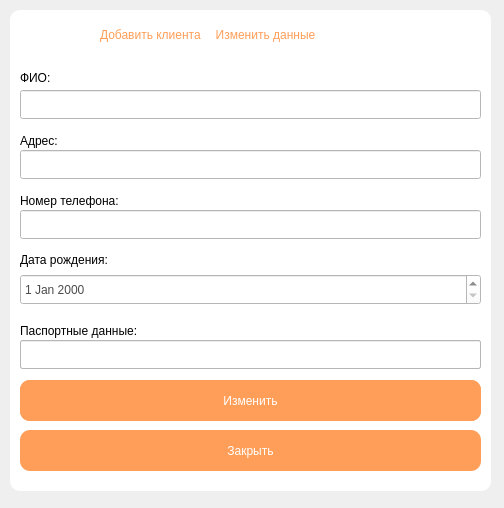
<?xml version="1.0" encoding="UTF-8"?>
<ui version="4.0">
 <class>Form112</class>
 <widget class="QWidget" name="Form112">
  <property name="geometry">
   <rect>
    <x>0</x>
    <y>0</y>
    <width>504</width>
    <height>508</height>
   </rect>
  </property>
  <property name="windowTitle">
   <string>Клиенты</string>
  </property>
  <widget class="QLabel" name="label">
   <property name="geometry">
    <rect>
     <x>100</x>
     <y>10</y>
     <width>331</width>
     <height>51</height>
    </rect>
   </property>
   <property name="styleSheet">
    <string notr="true">font: 27pt &quot;Century Gothic&quot;;
background-color: qlineargradient(spread:pad, x1:0, y1:0, x2:1, y2:0, stop:0 rgba(0, 0, 0, 0), stop:1 rgba(255, 255, 255, 0));
color: rgb(255, 158, 88);</string>
   </property>
   <property name="text">
    <string>&lt;html&gt;&lt;head/&gt;&lt;body&gt;&lt;p&gt;Добавить клиента&lt;/p&gt;&lt;/body&gt;&lt;/html&gt;</string>
   </property>
  </widget>
  <widget class="QLabel" name="label_10">
   <property name="geometry">
    <rect>
     <x>10</x>
     <y>10</y>
     <width>481</width>
     <height>481</height>
    </rect>
   </property>
   <property name="styleSheet">
    <string notr="true">border-radius: 10px;
background-color: rgb(255, 255, 255);
</string>
   </property>
   <property name="text">
    <string/>
   </property>
  </widget>
  <widget class="QLabel" name="label_2">
   <property name="geometry">
    <rect>
     <x>100</x>
     <y>0</y>
     <width>331</width>
     <height>71</height>
    </rect>
   </property>
   <property name="styleSheet">
    <string notr="true">font: 27pt &quot;Century Gothic&quot;;
background-color: qlineargradient(spread:pad, x1:0, y1:0, x2:1, y2:0, stop:0 rgba(0, 0, 0, 0), stop:1 rgba(255, 255, 255, 0));
color: rgb(255, 158, 88);</string>
   </property>
   <property name="text">
    <string>&lt;html&gt;&lt;head/&gt;&lt;body&gt;&lt;p align=&quot;center&quot;&gt;Изменить данные&lt;/p&gt;&lt;/body&gt;&lt;/html&gt;</string>
   </property>
  </widget>
  <widget class="QLabel" name="label_5">
   <property name="geometry">
    <rect>
     <x>20</x>
     <y>70</y>
     <width>239</width>
     <height>16</height>
    </rect>
   </property>
   <property name="styleSheet">
    <string notr="true">font: 13pt &quot;Century Gothic&quot;;
background-color: qlineargradient(spread:pad, x1:0, y1:0, x2:1, y2:0, stop:0 rgba(0, 0, 0, 0), stop:1 rgba(255, 255, 255, 0));</string>
   </property>
   <property name="text">
    <string>ФИО:</string>
   </property>
  </widget>
  <widget class="QLineEdit" name="lineEdit">
   <property name="geometry">
    <rect>
     <x>20</x>
     <y>90</y>
     <width>461</width>
     <height>29</height>
    </rect>
   </property>
   <property name="toolTip">
    <string>&lt;html&gt;&lt;head/&gt;&lt;body&gt;&lt;p&gt;gggg&lt;/p&gt;&lt;/body&gt;&lt;/html&gt;</string>
   </property>
   <property name="toolTipDuration">
    <number>-4</number>
   </property>
   <property name="styleSheet">
    <string notr="true">font: 15pt &quot;Century Gothic&quot;;
color: rgb(75, 75, 75);
background-color: rgb(255, 255, 255);</string>
   </property>
   <property name="text">
    <string/>
   </property>
   <property name="placeholderText">
    <string/>
   </property>
  </widget>
  <widget class="QLabel" name="label_6">
   <property name="geometry">
    <rect>
     <x>20</x>
     <y>130</y>
     <width>239</width>
     <height>21</height>
    </rect>
   </property>
   <property name="styleSheet">
    <string notr="true">font: 13pt &quot;Century Gothic&quot;;
background-color: qlineargradient(spread:pad, x1:0, y1:0, x2:1, y2:0, stop:0 rgba(0, 0, 0, 0), stop:1 rgba(255, 255, 255, 0));</string>
   </property>
   <property name="text">
    <string>Адрес:</string>
   </property>
  </widget>
  <widget class="QLineEdit" name="lineEdit_2">
   <property name="geometry">
    <rect>
     <x>20</x>
     <y>150</y>
     <width>461</width>
     <height>29</height>
    </rect>
   </property>
   <property name="toolTip">
    <string>&lt;html&gt;&lt;head/&gt;&lt;body&gt;&lt;p&gt;gggg&lt;/p&gt;&lt;/body&gt;&lt;/html&gt;</string>
   </property>
   <property name="styleSheet">
    <string notr="true">font: 15pt &quot;Century Gothic&quot;;
color: rgb(75, 75, 75);
background-color: rgb(255, 255, 255);</string>
   </property>
   <property name="text">
    <string/>
   </property>
   <property name="placeholderText">
    <string/>
   </property>
  </widget>
  <widget class="QLineEdit" name="lineEdit_4">
   <property name="geometry">
    <rect>
     <x>20</x>
     <y>210</y>
     <width>461</width>
     <height>29</height>
    </rect>
   </property>
   <property name="toolTip">
    <string>&lt;html&gt;&lt;head/&gt;&lt;body&gt;&lt;p&gt;gggg&lt;/p&gt;&lt;/body&gt;&lt;/html&gt;</string>
   </property>
   <property name="styleSheet">
    <string notr="true">font: 15pt &quot;Century Gothic&quot;;
color: rgb(75, 75, 75);
background-color: rgb(255, 255, 255);</string>
   </property>
   <property name="text">
    <string/>
   </property>
   <property name="placeholderText">
    <string/>
   </property>
  </widget>
  <widget class="QLabel" name="label_7">
   <property name="geometry">
    <rect>
     <x>20</x>
     <y>190</y>
     <width>239</width>
     <height>21</height>
    </rect>
   </property>
   <property name="styleSheet">
    <string notr="true">font: 13pt &quot;Century Gothic&quot;;
background-color: qlineargradient(spread:pad, x1:0, y1:0, x2:1, y2:0, stop:0 rgba(0, 0, 0, 0), stop:1 rgba(255, 255, 255, 0));</string>
   </property>
   <property name="text">
    <string>Номер телефона:</string>
   </property>
  </widget>
  <widget class="QDateEdit" name="dateEdit">
   <property name="geometry">
    <rect>
     <x>20</x>
     <y>274</y>
     <width>461</width>
     <height>31</height>
    </rect>
   </property>
   <property name="styleSheet">
    <string notr="true">font: 15pt &quot;Century Gothic&quot;;
color: rgb(75, 75, 75);
background-color: rgb(255, 255, 255);</string>
   </property>
  </widget>
  <widget class="QLabel" name="label_8">
   <property name="geometry">
    <rect>
     <x>20</x>
     <y>250</y>
     <width>239</width>
     <height>20</height>
    </rect>
   </property>
   <property name="styleSheet">
    <string notr="true">font: 13pt &quot;Century Gothic&quot;;
background-color: qlineargradient(spread:pad, x1:0, y1:0, x2:1, y2:0, stop:0 rgba(0, 0, 0, 0), stop:1 rgba(255, 255, 255, 0));</string>
   </property>
   <property name="text">
    <string>Дата рождения:</string>
   </property>
  </widget>
  <widget class="QLineEdit" name="lineEdit_5">
   <property name="geometry">
    <rect>
     <x>20</x>
     <y>340</y>
     <width>461</width>
     <height>29</height>
    </rect>
   </property>
   <property name="toolTip">
    <string>&lt;html&gt;&lt;head/&gt;&lt;body&gt;&lt;p&gt;gggg&lt;/p&gt;&lt;/body&gt;&lt;/html&gt;</string>
   </property>
   <property name="styleSheet">
    <string notr="true">font: 15pt &quot;Century Gothic&quot;;
color: rgb(75, 75, 75);
background-color: rgb(255, 255, 255);</string>
   </property>
   <property name="text">
    <string/>
   </property>
   <property name="placeholderText">
    <string/>
   </property>
  </widget>
  <widget class="QLabel" name="label_9">
   <property name="geometry">
    <rect>
     <x>20</x>
     <y>320</y>
     <width>239</width>
     <height>21</height>
    </rect>
   </property>
   <property name="styleSheet">
    <string notr="true">font: 13pt &quot;Century Gothic&quot;;
background-color: qlineargradient(spread:pad, x1:0, y1:0, x2:1, y2:0, stop:0 rgba(0, 0, 0, 0), stop:1 rgba(255, 255, 255, 0));</string>
   </property>
   <property name="text">
    <string>Паспортные данные:</string>
   </property>
  </widget>
  <widget class="QLineEdit" name="lineEdit_3">
   <property name="geometry">
    <rect>
     <x>20</x>
     <y>340</y>
     <width>461</width>
     <height>29</height>
    </rect>
   </property>
   <property name="toolTip">
    <string>&lt;html&gt;&lt;head/&gt;&lt;body&gt;&lt;p&gt;gggg&lt;/p&gt;&lt;/body&gt;&lt;/html&gt;</string>
   </property>
   <property name="toolTipDuration">
    <number>-4</number>
   </property>
   <property name="styleSheet">
    <string notr="true">font: 15pt &quot;Century Gothic&quot;;
color: rgb(75, 75, 75);
background-color: rgb(255, 255, 255);</string>
   </property>
   <property name="text">
    <string/>
   </property>
   <property name="readOnly">
    <bool>true</bool>
   </property>
   <property name="placeholderText">
    <string/>
   </property>
  </widget>
  <widget class="QPushButton" name="pushButton_2">
   <property name="geometry">
    <rect>
     <x>20</x>
     <y>430</y>
     <width>461</width>
     <height>41</height>
    </rect>
   </property>
   <property name="styleSheet">
    <string notr="true">font: 20pt &quot;Century Gothic&quot;;
color: rgb(255, 255, 255);
border-width: 50px;
border-radius: 10px;
background-color: rgb(255, 158, 88);</string>
   </property>
   <property name="text">
    <string>Закрыть</string>
   </property>
  </widget>
  <widget class="QPushButton" name="pushButton">
   <property name="geometry">
    <rect>
     <x>20</x>
     <y>380</y>
     <width>461</width>
     <height>41</height>
    </rect>
   </property>
   <property name="styleSheet">
    <string notr="true">font: 20pt &quot;Century Gothic&quot;;
color: rgb(255, 255, 255);
border-width: 50px;
border-radius: 10px;
background-color: rgb(255, 158, 88);</string>
   </property>
   <property name="text">
    <string>Добавить</string>
   </property>
  </widget>
  <widget class="QPushButton" name="pushButton_3">
   <property name="geometry">
    <rect>
     <x>20</x>
     <y>380</y>
     <width>461</width>
     <height>41</height>
    </rect>
   </property>
   <property name="styleSheet">
    <string notr="true">font: 20pt &quot;Century Gothic&quot;;
color: rgb(255, 255, 255);
border-width: 50px;
border-radius: 10px;
background-color: rgb(255, 158, 88);</string>
   </property>
   <property name="text">
    <string>Изменить</string>
   </property>
  </widget>
  <zorder>label_10</zorder>
  <zorder>label</zorder>
  <zorder>label_2</zorder>
  <zorder>label_5</zorder>
  <zorder>lineEdit</zorder>
  <zorder>label_6</zorder>
  <zorder>lineEdit_2</zorder>
  <zorder>lineEdit_4</zorder>
  <zorder>label_7</zorder>
  <zorder>dateEdit</zorder>
  <zorder>label_8</zorder>
  <zorder>lineEdit_5</zorder>
  <zorder>label_9</zorder>
  <zorder>lineEdit_3</zorder>
  <zorder>pushButton_2</zorder>
  <zorder>pushButton</zorder>
  <zorder>pushButton_3</zorder>
 </widget>
 <resources/>
 <connections/>
</ui>
